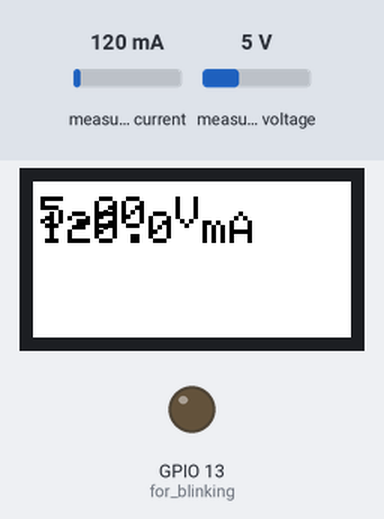
A sketch run on a simulated ESP32. Parts: 212×104 colour display, output pins drawn as LEDs (lit = HIGH). The test bench sets the inputs (shaded band); at power-on: measured current 120 mA, measured voltage 5 V. What the sketch prints to the serial monitor is not drawn. At 20.4 s the program puts the board to deep sleep or switches it off; the recording ends there.

Above: at 18.4 s.
Timing chart, 0 to 19.9 s (numbered marks = the images above):
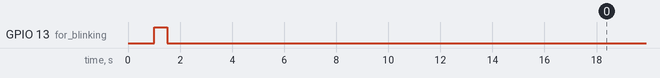

Measured:
- by itself, GPIO 13 (for_blinking): LOW → HIGH at 1.0 s, → LOW 0.50 s later

The sketch:

static_panel.ino
```cpp
// Static solar panel monitor with INA219, Adafruit IO, and EPD display

#include <Wire.h>
#include <Adafruit_INA219.h>
#include <AdafruitIO_WiFi.h>
#include <Adafruit_GFX.h>
// #include <Adafruit_EPD.h>
#include "Adafruit_ThinkInk.h"
#include "config.h"  // Adafruit IO credentials
// #include <WiFiClientSecure.h>

#define SLEEP_MINUTES 10
#define BATT_SAMPLE_SIZE 500

#define EPD_DC 33
#define EPD_CS 15
#define EPD_BUSY -1 // can set to -1 to not use a pin (will wait a fixed delay)
#define SRAM_CS 32
#define EPD_RESET -1 // can set to -1 and share with microcontroller Reset!
#define EPD_SPI &SPI // primary SPI

Adafruit_INA219 ina219;
AdafruitIO_Group *group = io.group("heliostat");
ThinkInk_213_Tricolor_Z16 display(EPD_DC, EPD_RESET, EPD_CS, SRAM_CS, EPD_BUSY, EPD_SPI);

float busVoltage = 0;
float current = 0;

void setup()
{
    Serial.begin(115200);
    delay(500);
    pinMode(13, OUTPUT); // for blinking

    // INA219 setu

    if (!ina219.begin())
    {
        Serial.println("ERROR: Failed to find INA219 chip. Halting.");
    }
    Serial.println("starting EPD");

    // Adafruit IO setup
    Serial.println(WIFI_SSID);
    io.connect();
    int aioTries = 0;
    while (io.status() < AIO_CONNECTED && aioTries < 20)
    {
        Serial.println(io.statusText());
        digitalWrite(13, aioTries % 2);
        delay(500);
        aioTries++;
    }

    current = 0;

    for (int i = 0; i < BATT_SAMPLE_SIZE; i++)
    {
        float mA = ina219.getCurrent_mA();
        current += mA;
    }
    current /= BATT_SAMPLE_SIZE;
    Serial.println(current);
    Serial.println(ina219.getBusVoltage_V());
    display.begin(THINKINK_TRICOLOR);
    Serial.println("Started EPD");

    delay(200);
    // Display voltage and current in large font
    display.clearBuffer();
    display.setTextSize(3);
    display.setCursor(5, 10);
    display.setTextColor(EPD_BLACK);
    display.print(ina219.getBusVoltage_V(), 2);
    display.print(" V");
    display.setCursor(5, 20);
    display.print(current, 1);
    display.print(" mA");

    // Download and draw historic graphs
    // bool graphError = !drawHistoricGraphs();

    display.display();
    io.run();
    // Publish to Adafruit IO with stat_ prefix
    bool aioError = false;
    group->set("stat-bus-voltage", ina219.getBusVoltage_V());
    group->set("stat_current", current);
    group->save();
    delay(2000);

    // Sleep for 10 minutes only if no errors
    Serial.print("Sleeping ");
    Serial.println(SLEEP_MINUTES);
    esp_deep_sleep(SLEEP_MINUTES * 60 * 1000000ULL);
}

void loop()
{
}
```

config.h
```cpp
#define IO_USERNAME "axelmagnus"
#define IO_KEY "1a20315d078d4304bee799ce4b2af0e7"

#define WIFI_SSID "2.4 MegaPlupp"
#define WIFI_PASS "azazaz13"
//    'ssid': 'Vinnys Bar Guest',
//'password' : 'Vinnys.Wifi.303',

#include "AdafruitIO_WiFi.h"

AdafruitIO_WiFi io(IO_USERNAME, IO_KEY, WIFI_SSID, WIFI_PASS);
```
